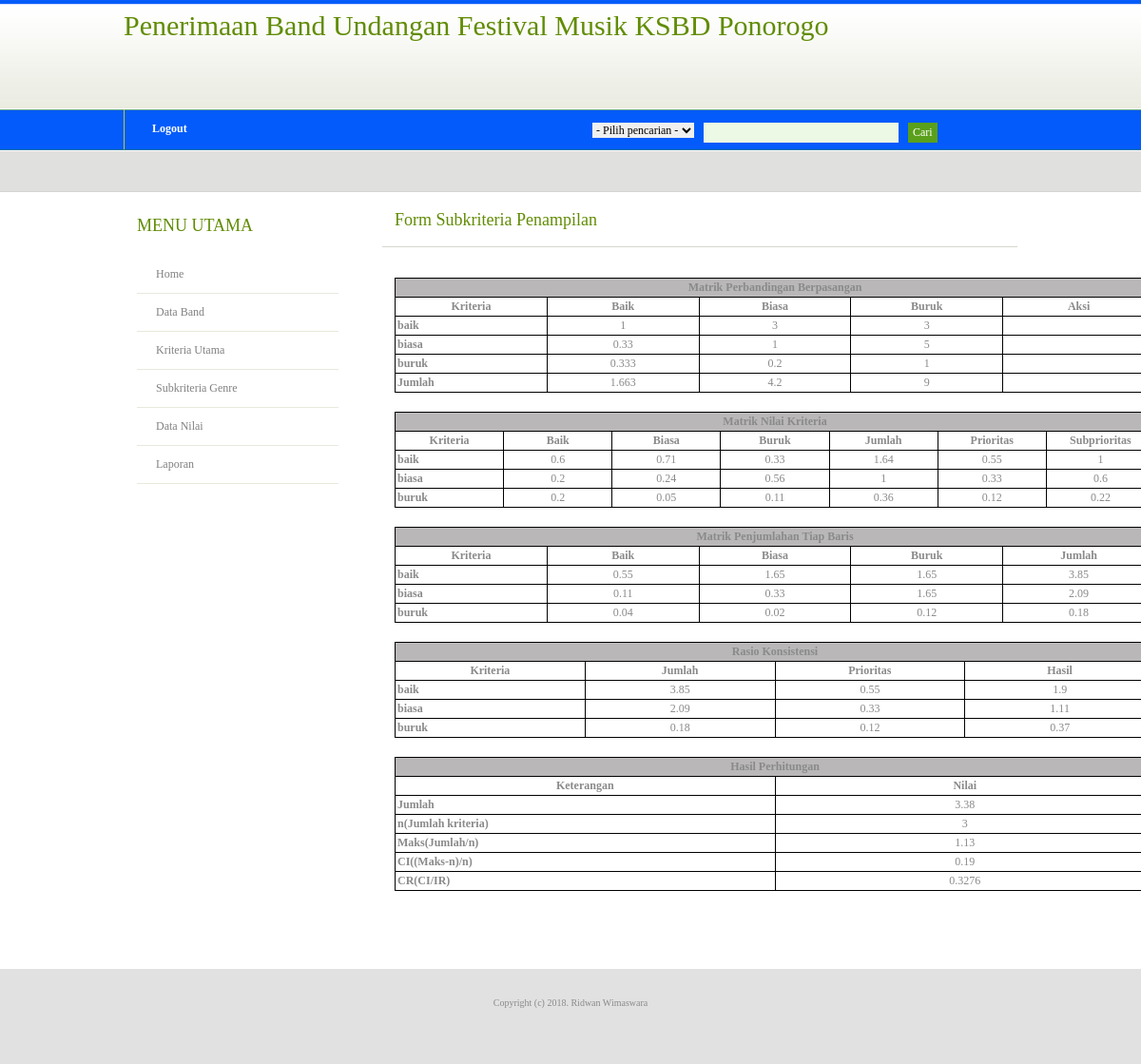
The app's page /home.php?mod=subkriteria_penampilan&pg=tampil_kriteria (signed in) with its own data.
### tables this page shows
CREATE TABLE IF NOT EXISTS `tb_subkriteria_penampilan` (
  `id_subkriteria` int(11) NOT NULL AUTO_INCREMENT,
  `nama_subkriteria` varchar(30) NOT NULL,
  `baik` double NOT NULL,
  `biasa` double NOT NULL,
  `buruk` double NOT NULL,
  PRIMARY KEY (`id_subkriteria`)
);

CREATE TABLE IF NOT EXISTS `tb_metrix_subkriteria_penampilan` (
  `id_matrix` int(11) NOT NULL AUTO_INCREMENT,
  `nama_subkriteria` varchar(30) NOT NULL,
  `baik` double NOT NULL,
  `biasa` double NOT NULL,
  `buruk` double NOT NULL,
  `jumlah` double NOT NULL,
  `prioritas` double NOT NULL,
  `sub_prioritas` double NOT NULL,
  PRIMARY KEY (`id_matrix`)
);

CREATE TABLE IF NOT EXISTS `tb_metrix_penjumlahan_penampilan` (
  `id_matrix` int(11) NOT NULL AUTO_INCREMENT,
  `nama_subkriteria` varchar(30) NOT NULL,
  `baik` double NOT NULL,
  `biasa` double NOT NULL,
  `buruk` double NOT NULL,
  `jumlah` double NOT NULL,
  PRIMARY KEY (`id_matrix`)
);

CREATE TABLE IF NOT EXISTS `tb_rasio_konsistensi_penampilan` (
  `id_konsistensi` int(11) NOT NULL AUTO_INCREMENT,
  `nama_subkriteria` varchar(30) NOT NULL,
  `jumlah` double NOT NULL,
  `prioritas` double NOT NULL,
  `hasil` double NOT NULL,
  PRIMARY KEY (`id_konsistensi`)
);

### subkriteria_penampilan/tampil_kriteria.php (the view, shortened to what this page needs)
<?php
include ('config/koneksi.php');
?>
<div class="post">
	<h2 class="title"><a href="#">Form Subkriteria Penampilan</a></h2>
    <p class="meta"><em></em></p>
	<div class="entry">
    <p>
<div align="center">
  <table width="800" border="0" cellpadding="2" cellspacing="1" bgcolor="#000000" class="table table-condensed table-striped table-hover">
   <tbody>
    <tr>
      <td colspan="6" bgcolor="#b9b7b7" align="center"><b>Matrik Perbandingan Berpasangan</b></td>
    </tr>
    <tr bgcolor="#FFFFFF">
      <td width="100" align="center"><b>Kriteria</b></td>
      <td width="100" align="center"><b>Baik</b></td>
      <td width="100" align="center"><b>Biasa</b></td>
      <td width="100" align="center"><b>Buruk</b></td>
      <td width="100" align="center"><b>Aksi</b></td>
    </tr>
    <?php
	$sql = "SELECT * FROM tb_subkriteria_penampilan ORDER BY id_subkriteria Asc";
	$result=mysql_query($sql) or die(mysql_error());
	$totalBaik=0;
	$totalBiasa=0;
	$totalBuruk=0;
	while($rows=mysql_fetch_array($result)){
		$totalBaik +=$rows['baik'];
		$totalBiasa +=$rows['biasa'];
		$totalBuruk +=$rows['buruk'];
  ?>
    <tr bgcolor="#FFFFFF">
      <td><b><?php echo $rows['nama_subkriteria']; ?></b></td>
      <td align="center"><?php echo $rows['baik']; ?></td>
     <td align="center"><?php echo $rows['biasa']; ?></td>
     <td align="center"><?php echo $rows['buruk']; ?></td>
     <td>&nbsp;</td>
    </tr>
    <?php
  }
  ?>
  <tr bgcolor="#FFFFFF">
      <td><b>Jumlah</b></td>
      <td align="center"><?php echo $totalBaik;?></td>
      <td align="center"><?php echo $totalBiasa;?></td>
      <td align="center"><?php echo $totalBuruk;?></td>
      <?php
	  if ($_SESSION['hak']=='Panitia'){
	  ?>
	    <td align="center"><a href="home.php?mod=subkriteria_penampilan&pg=form_kriteria">Ubah</a></td>
      <?php
	  }else{
	  ?>
		<td align="center"></td>
      <?php
	  }
	  ?>
    </tr>
    </tbody>
  </table>
</div>
<div align="center" style="margin-top:20px">
 <table width="800" border="0" cellpadding="2" cellspacing="1" bgcolor="#000000" class="table table-condensed table-striped table-hover">
   <tbody>
    <tr>
      <td colspan="8" bgcolor="#b9b7b7" align="center"><b>Matrik Nilai Kriteria</b></td>
    </tr>
    <tr bgcolor="#FFFFFF">
      <td width="100" align="center"><b>Kriteria</b></td>
      <td width="100" align="center"><b>Baik</b></td>
      <td width="100" align="center"><b>Biasa</b></td>
      <td width="100" align="center"><b>Buruk</b></td>
      <td width="100" align="center"><b>Jumlah</b></td>
      <td width="100" align="center"><b>Prioritas</b></td>
      <td width="100" align="center"><b>Subprioritas</b></td>
    </tr>
    <?php
	$sqlNilai = "SELECT * FROM tb_metrix_subkriteria_penampilan ORDER BY id_matrix Asc";
	$resultNilai=mysql_query($sqlNilai) or die(mysql_error());
	while($rowsNilai=mysql_fetch_array($resultNilai)){
	?>
     <tr bgcolor="#FFFFFF">
      <td><b><?php echo $rowsNilai['nama_subkriteria']; ?></b></td>
      <td align="center"><?php echo $rowsNilai['baik']; ?></td>
     <td align="center"><?php echo $rowsNilai['biasa']; ?></td>
     <td align="center"><?php echo $rowsNilai['buruk']; ?></td>
	  <td align="center"><?php echo $rowsNilai['jumlah']; ?></td>
     <td align="center"><?php echo $rowsNilai['prioritas'];?></td>
     <td align="center"><?php echo $rowsNilai['sub_prioritas'];?></td>
     </tr>
    <?php
	}
	?>
    </tbody>
    </table>
</div>
<div align="center" style="margin-top:20px">
 <table width="800" border="0" cellpadding="2" cellspacing="1" bgcolor="#000000" class="table table-condensed table-striped table-hover">
   <tbody>
    <tr>
      <td colspan="7" bgcolor="#b9b7b7" align="center"><b>Matrik Penjumlahan Tiap Baris</b></td>
    </tr>
    <tr bgcolor="#FFFFFF">
      <td width="100" align="center"><b>Kriteria</b></td>
      <td width="100" align="center"><b>Baik</b></td>
      <td width="100" align="center"><b>Biasa</b></td>
      <td width="100" align="center"><b>Buruk</b></td>
      <td width="100" align="center"><b>Jumlah</b></td>
    </tr>
    <?php
	$sqlNilai = "SELECT * FROM tb_metrix_penjumlahan_penampilan ORDER BY id_matrix Asc";
	$resultNilai=mysql_query($sqlNilai) or die(mysql_error());
	while($rowsNilai=mysql_fetch_array($resultNilai)){
	?>
     <tr bgcolor="#FFFFFF">
      <td><b><?php echo $rowsNilai['nama_subkriteria']; ?></b></td>
      <td align="center"><?php echo $rowsNilai['baik']; ?></td>
     <td align="center"><?php echo $rowsNilai['biasa']; ?></td>
     <td align="center"><?php echo $rowsNilai['buruk']; ?></td>
     <td align="center"><?php echo $rowsNilai['jumlah'];?></td>
     </tr>
    <?php
	}
	?>
    </tbody>
    </table>
</div>
<div align="center" style="margin-top:20px">
 <table width="800" border="0" cellpadding="2" cellspacing="1" bgcolor="#000000" class="table table-condensed table-striped table-hover">
   <tbody>
    <tr>
      <td colspan="7" bgcolor="#b9b7b7" align="center"><b>Rasio Konsistensi</b></td>
    </tr>
    <tr bgcolor="#FFFFFF">
    <td width="100" align="center"><b>Kriteria</b></td>
      <td width="100" align="center"><b>Jumlah</b></td>
      <td width="100" align="center"><b>Prioritas</b></td>
      <td width="100" align="center"><b>Hasil</b></td>
    </tr>
    <?php
	$sqlNilai = "SELECT * FROM tb_rasio_konsistensi_penampilan ORDER BY id_konsistensi Asc";
	$resultNilai=mysql_query($sqlNilai) or die(mysql_error());
	$xJumlah=0;
	while($rowsNilai=mysql_fetch_array($resultNilai)){
	?>
     <tr bgcolor="#FFFFFF">
      <td><b><?php echo $rowsNilai['nama_subkriteria']; ?></b></td>
      <td align="center"><?php echo $rowsNilai['jumlah']; ?></td>
     <td align="center"><?php echo $rowsNilai['prioritas']; ?></td>
     <td align="center"><?php echo $rowsNilai['hasil']; ?></td>
     </tr>
    <?php
	$xJumlah+=$rowsNilai['hasil'];
	}
	$xMaks=number_format(($xJumlah/3),2);
	$CI=number_format(($xJumlah-3)/(3-1),2);
	$CR=number_format(($CI/0.58),4);
	?>
    </tbody>
    </table>
</div>
<div align="left" style="margin-top:20px">
 <table width="800" border="0" cellpadding="2" cellspacing="1" bgcolor="#000000" class="table table-condensed table-striped table-hover">
   <tbody>
    <tr>
      <td colspan="7" bgcolor="#b9b7b7" align="center"><b>Hasil Perhitungan</b></td>
    </tr>
    <tr bgcolor="#FFFFFF">
      <td width="100" align="center"><b>Keterangan</b></td>
      <td width="100" align="center"><b>Nilai</b></td>
    </tr>
    <tr bgcolor="#FFFFFF">
    <td><b>Jumlah</b></td>
    <td align="center"><?php echo $xJumlah;?></td>
    </tr>
     <tr bgcolor="#FFFFFF">
    <td><b>n(Jumlah kriteria)</b></td>
    <td align="center">3</td>
    </tr>
     <tr bgcolor="#FFFFFF">
    <td><b>Maks(Jumlah/n)</b></td>
    <td align="center"><?php echo $xMaks;?></td>
    </tr>
     <tr bgcolor="#FFFFFF">
    <td><b>CI((Maks-n)/n)</b></td>
    <td align="center"><?php echo $CI;?></td>
    </tr>
     <tr bgcolor="#FFFFFF">
    <td><b>CR(CI/IR)</b></td>
    <td align="center"><?php echo $CR;?></td>
    </tr>
</tbody>
</table>
</div>
</p>
 </div>
</div>

### style.css (style rules this page uses)
body { margin: 0; padding: 0; background: #FFFFFF url(images/header.jpg) repeat-x left top; font-family: verdana; font-size: 12px; color: #8A8A8A; }
h1, h2, h3 { margin: 0; font-weight: normal; color: #618C04; }
h2 { font-size: 14px; }
p, ul, ol { margin-top: 0; line-height: 240%; text-align: justify; }
a { color: #77B003; }
.post { margin-bottom: 45px; }
.post .title { height: 44px; padding-left: 15px; }
.post .title a { text-decoration: none; font-size: 18px; color: #618C04; }
.post .meta { margin-top: -8px; margin-left: 2px; padding: 0px 30px 2px 15px; border-bottom: 1px solid #D4D8CB; font-family: verdana; font-weight: normal; font-size: 10px; color: #66665E; }
.post .entry { margin-bottom: 10px; padding: 10px 15px 10px 15px; }

### records on screen
tb_subkriteria_penampilan: nama_subkriteria "baik", baik "1", biasa "3", buruk "3"
tb_subkriteria_penampilan: nama_subkriteria "biasa", baik "0.33", biasa "1", buruk "5"
tb_subkriteria_penampilan: nama_subkriteria "buruk", baik "0.333", biasa "0.2", buruk "1"
tb_metrix_subkriteria_penampilan: nama_subkriteria "baik", baik "0.6", biasa "0.71", buruk "0.33", jumlah "1.64", prioritas "0.55", sub_prioritas "1"
tb_metrix_subkriteria_penampilan: nama_subkriteria "biasa", baik "0.2", biasa "0.24", buruk "0.56", jumlah "1", prioritas "0.33", sub_prioritas "0.6"
tb_metrix_subkriteria_penampilan: nama_subkriteria "buruk", baik "0.2", biasa "0.05", buruk "0.11", jumlah "0.36", prioritas "0.12", sub_prioritas "0.22"
tb_metrix_penjumlahan_penampilan: nama_subkriteria "baik", baik "0.55", biasa "1.65", buruk "1.65", jumlah "3.85"
tb_metrix_penjumlahan_penampilan: nama_subkriteria "biasa", baik "0.11", biasa "0.33", buruk "1.65", jumlah "2.09"
tb_metrix_penjumlahan_penampilan: nama_subkriteria "buruk", baik "0.04", biasa "0.02", buruk "0.12", jumlah "0.18"
tb_rasio_konsistensi_penampilan: nama_subkriteria "baik", jumlah "3.85", prioritas "0.55", hasil "1.9"
tb_rasio_konsistensi_penampilan: nama_subkriteria "biasa", jumlah "2.09", prioritas "0.33", hasil "1.11"
tb_rasio_konsistensi_penampilan: nama_subkriteria "buruk", jumlah "0.18", prioritas "0.12", hasil "0.37"

### other values on screen
$totalBaik "1.663"
$totalBiasa "4.2"
$totalBuruk "9"
$xJumlah "3.38"
$xMaks "1.13"
$CI "0.19"
$CR "0.3276"
